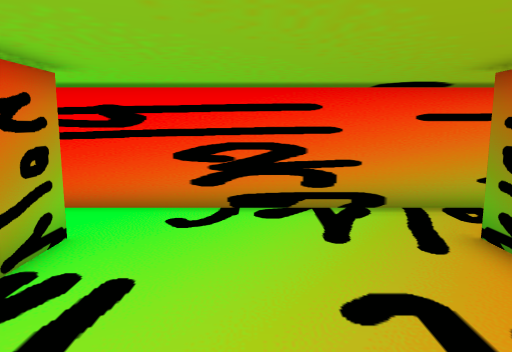
[1] (above)

12 first-person views from a walk through a Unity game level. The camera is 1.4 m above the floor, tilts 8° down and sees 70° across. The floor is counted in squares, 0.8 m on a side. Each view is taken from the middle of a square. On the plan, view 1 faces up. The plan holds only what a view shows up to about 18 squares ahead; the rest is blank. The place goes on beyond the plan. The player character is not drawn.

[2]
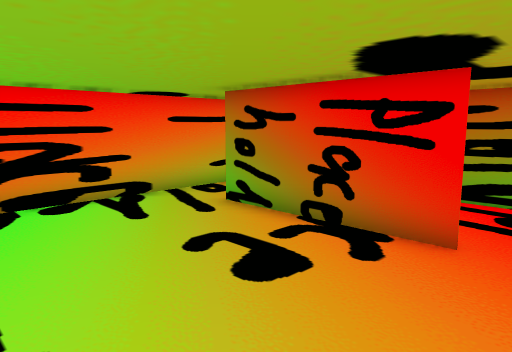

[3]
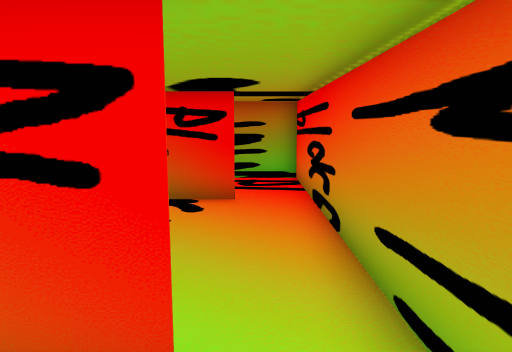

[4]
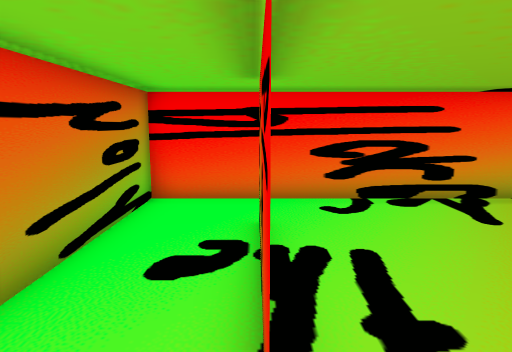

[5]
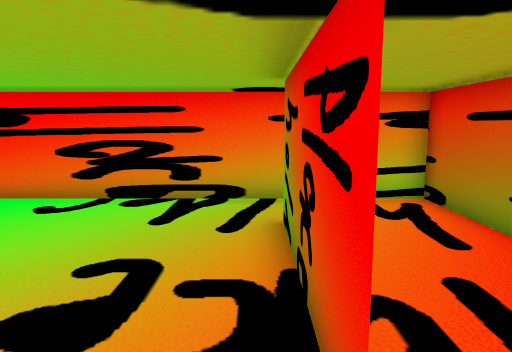

[6]
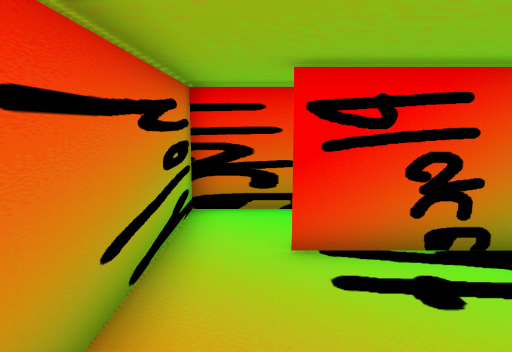

[7]
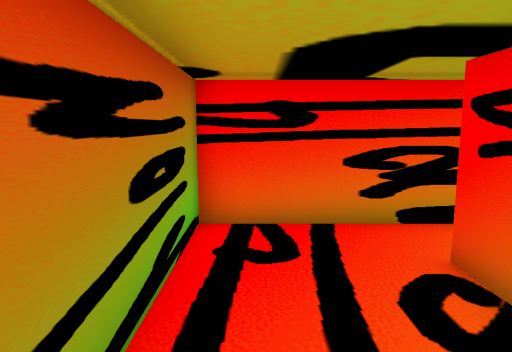

[8]
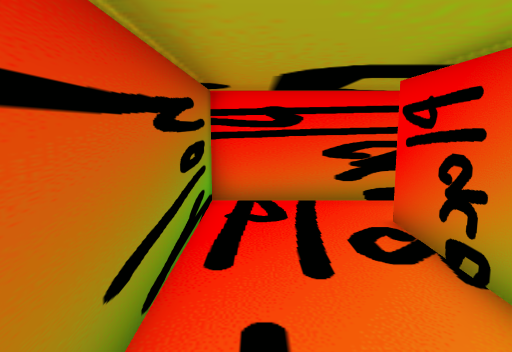

[9]
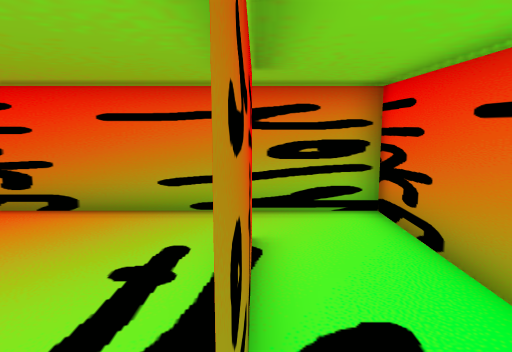

[10]
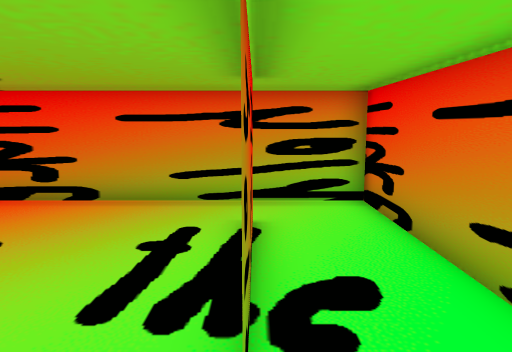

[11]
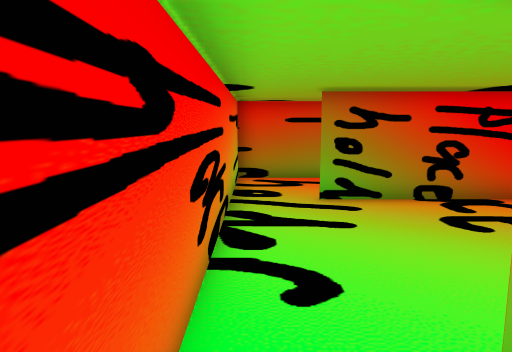

[12]
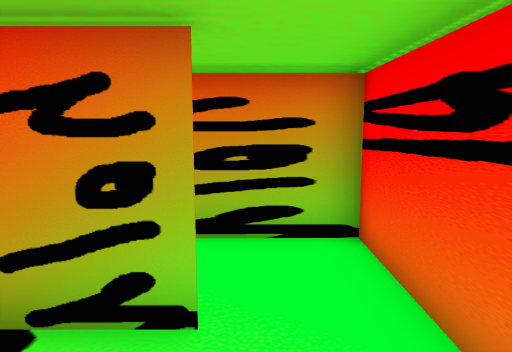

### Floor plan
Points are (right, up) in squares from view 1. A wall is a line through its corners. A room is listed if a view was taken in it or the views show most of it. See-through windows are left out.
Room 1 (views 1, 2, 5, 6, 12)
walls: (-2.9, 3.6) (-2.9, 0.5); (-2.9, 5.6) (-2.9, 3.8); (3.5, 0.4) (3.5, 5.5); (-2.5, -1.3) (3.5, -1.3); (3.5, 7.6) (-2.5, 7.6)
ways out: opening at (-3, -0.5) to room 2; opening at (-3, 6.5) to room 2; opening at (4, -0.5) to room 3; opening at (4, 6.5) to room 3
Room 2 (views 3, 4, 9, 10, 11)
walls: (-2.9, 0.4) (-2.9, 5.5); (-2.5, 7.6) (-5.5, 7.6) (-5.5, -1.3) (-2.5, -1.3)
ways out: opening at (-3, -0.5) to room 1; opening at (-3, 6.5) to room 1
Room 3 (views 7, 8)
walls: (3.5, 3.6) (3.5, 0.5); (3.5, -1.3) (7, -1.3) (7, 7.6) (3.5, 7.6)
ways out: opening at (4, -0.5) to room 1; opening at (4, 6.5) to room 1

Positions as (right, up) in squares from view 1, and headings:
1: (0, 0), facing up
2: (-2, -1), facing up-right
3: (-5, 0), facing right
4: (-3, -1), facing up
5: (3, -1), facing up
6: (2, 0), facing left
7: (6, 5), facing down
8: (6, 7), facing down
9: (-3, 6), facing down
10: (-3, 7), facing down
11: (-5, 7), facing right
12: (0, 6), facing left
